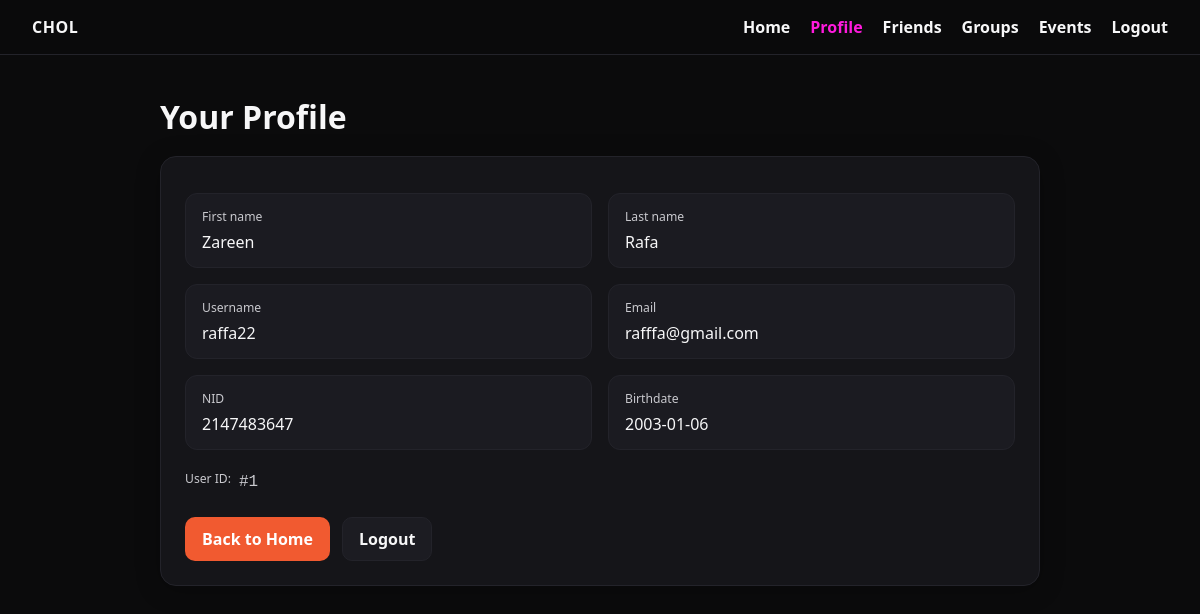
The app's page /profile.php (signed in) with its own data.
### tables this page shows
CREATE TABLE `user` (
  `id` int(200) NOT NULL,
  `First_name` text NOT NULL,
  `Last_name` text NOT NULL,
  `Username` varchar(100) NOT NULL,
  `Password` varchar(100) NOT NULL,
  `Email` varchar(100) NOT NULL,
  `NID` int(100) NOT NULL,
  `Birthdate` date NOT NULL
);

### profile.php (the view, shortened to what this page needs)
<?php
require_once "dbconnect.php";
$userId = $_SESSION['user_id'] ?? null;
$username = $_SESSION['username'] ?? null;
if ($userId) {
    $stmt = $conn->prepare("SELECT id, First_name, Last_name, Username, Email, NID, Birthdate
                            FROM User WHERE id = ?");
    $stmt->bind_param("i", $userId);
} else {
    $stmt = $conn->prepare("SELECT id, First_name, Last_name, Username, Email, NID, Birthdate
                            FROM User WHERE Username = ?");
    $stmt->bind_param("s", $username);
}
$stmt->execute();
$result = $stmt->get_result();
$user = $result->fetch_assoc();
$first  = htmlspecialchars($user['First_name'] ?? '');
$last   = htmlspecialchars($user['Last_name'] ?? '');
$uname  = htmlspecialchars($user['Username'] ?? '');
$email  = htmlspecialchars($user['Email'] ?? '');
$nid    = htmlspecialchars($user['NID'] ?? '');
$birth  = htmlspecialchars($user['Birthdate'] ?? '');
$uid    = (int)($user['id'] ?? 0);
?>
<!DOCTYPE html>
<html lang="en">
<head>
  <link rel="stylesheet" href="profile.css">
</head>
<body>
  <nav>
    <div class="logo">CHOL</div>
    <ul>
      <li><a href="home.php">Home</a></li>
      <li><a href="profile.php" style="color:#ff1add;">Profile</a></li>
      <li><a href="friends.php">Friends</a></li>
      <li><a href="create_group.php">Groups</a></li>
      <li><a href="events.php">Events</a></li>
      <li><a href="logout.php">Logout</a></li>
    </ul>
  </nav>
  <main class="container">
    <h1 class="heading">Your Profile</h1>
    <section class="card">
      <div class="grid">
        <div class="field">
          <div class="label">First name</div>
          <div class="value"><?= $first ?></div>
        </div>
        <div class="field">
          <div class="label">Last name</div>
          <div class="value"><?= $last ?></div>
        </div>
        <div class="field">
          <div class="label">Username</div>
          <div class="value"><?= $uname ?></div>
        </div>
        <div class="field">
          <div class="label">Email</div>
          <div class="value"><?= $email ?></div>
        </div>
        <div class="field">
          <div class="label">NID</div>
          <div class="value"><?= $nid ?></div>
        </div>
        <div class="field">
          <div class="label">Birthdate</div>
          <div class="value"><?= $birth ?></div>
        </div>
      </div>
      <div class="row">
        <span class="label">User ID:</span>
        <span class="uid">#<?= $uid ?></span>
      </div>
      <div class="actions">
        <a class="btn primary" href="home.php">Back to Home</a>
        <a class="btn" href="logout.php">Logout</a>
      </div>
    </section>
  </main>
</body>
</html>

### profile.css (style rules this page uses)
:root { --bg: #0b0b0c; --card: #151519; --text: #f7f7f8; --muted: #c9c9ce; --accent: #ff1add; --line: #23232a; }
* { box-sizing: border-box; margin: 0; padding: 0; }
body { min-height: 100vh; background: var(--bg); color: var(--text); font-family: system-ui, -apple-system, Segoe UI, Roboto, "Gill Sans", Calibri, "Trebuchet MS", sans-serif; }
nav { display: flex; justify-content: space-between; align-items: center; padding: 16px 32px; border-bottom: 1px solid var(--line); position: sticky; top: 0; background: rgba(11, 11, 12, 0.9); backdrop-filter: blur(6px); }
nav .logo { font-weight: 700; letter-spacing: 0.5px; }
nav ul { display: flex; gap: 20px; list-style: none; }
nav a { color: var(--text); text-decoration: none; font-weight: 600; }
.container { max-width: 920px; margin: 40px auto; padding: 0 20px; }
.heading { margin-bottom: 18px; }
.card { background: var(--card); border: 1px solid var(--line); border-radius: 16px; padding: 24px; box-shadow: 0 4px 24px rgba(0, 0, 0, 0.25); }
.grid { display: grid; grid-template-columns: 1fr 1fr; gap: 16px; margin-top: 12px; }
.field { padding: 14px 16px; border: 1px solid var(--line); border-radius: 12px; background: #1b1b21; }
.label { font-size: 0.76rem; color: var(--muted); margin-bottom: 6px; }
.value { font-size: 1rem; }
.row { display: flex; gap: 8px; align-items: center; margin-top: 20px; color: var(--muted); }
.uid { font-family: ui-monospace, SFMono-Regular, Menlo, Consolas, "Liberation Mono", monospace; }
.actions { margin-top: 24px; display: flex; gap: 12px; }
.btn { display: inline-block; padding: 10px 16px; border-radius: 10px; text-decoration: none; font-weight: 700; border: 1px solid var(--line); background: #1c1c22; color: var(--text); }
.btn.primary { background: rgb(241, 90, 48);; border-color: transparent; color: white; }

### records on screen
user: First_name "Zareen", Last_name "Rafa", Username "raffa22", Email "rafffa@gmail.com", NID "2147483647", Birthdate "2003-01-06", id "1"
